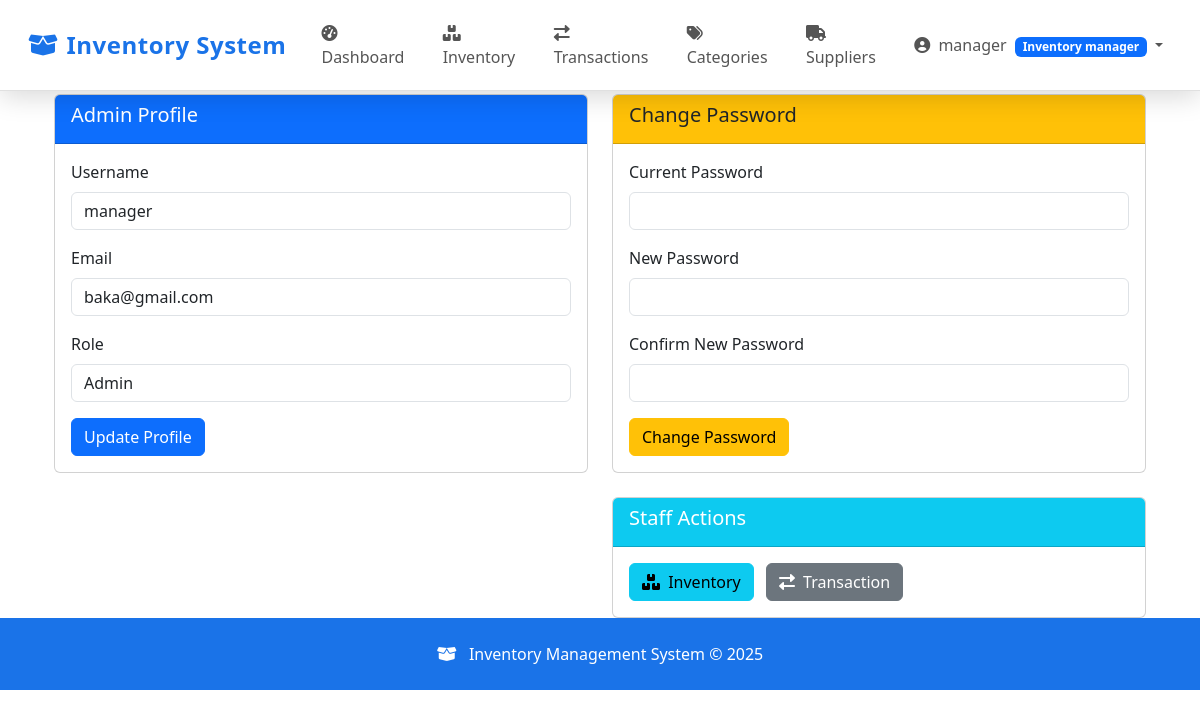
/staff/profile.php (signed in), run on the app's committed database.
### tables this page shows
CREATE TABLE `users` (
  `id` int(11) NOT NULL,
  `username` varchar(50) NOT NULL,
  `password` varchar(255) NOT NULL,
  `email` varchar(100) NOT NULL,
  `role` enum('admin','inventory_manager','staff') NOT NULL DEFAULT 'staff',
  `is_active` tinyint(1) DEFAULT 1,
  `created_at` timestamp NOT NULL DEFAULT current_timestamp(),
  `updated_at` timestamp NOT NULL DEFAULT current_timestamp() ON UPDATE current_timestamp()
);

### includes/auth.php (called while the page is built, shortened)
<?php
function isLoggedIn() {
    return isset($_SESSION['user_id']);
}
function hasPermission($permissionName) {
    $conn = getDBConnection();
    $userId = $_SESSION['user_id'];
    $stmt = $conn->prepare("SELECT p.name FROM user_permissions up
                           JOIN permissions p ON up.permission_id = p.id
                           WHERE up.user_id = ? AND p.name = ?");
    $stmt->bind_param("is", $userId, $permissionName);
    $stmt->execute();
    $result = $stmt->get_result();
    if ($result->num_rows > 0) {
        return true;
    }
    $stmt = $conn->prepare("SELECT p.name FROM users u
                           JOIN role_permissions rp ON u.role = rp.role
                           JOIN permissions p ON rp.permission_id = p.id
                           WHERE u.id = ? AND p.name = ?");
    $stmt->bind_param("is", $userId, $permissionName);
    $stmt->execute();
    $result = $stmt->get_result();
    $hasPermission = $result->num_rows > 0;
    return $hasPermission;
}
function getCurrentUserRole() {
    $conn = getDBConnection();
    $stmt = $conn->prepare("SELECT role FROM users WHERE id = ?");
    $stmt->bind_param("i", $_SESSION['user_id']);
    $stmt->execute();
    $result = $stmt->get_result();
    $role = $result->fetch_assoc()['role'];
    return $role;
}

### includes/functions.php (called while the page is built, shortened)
<?php
require_once __DIR__ . '/auth.php';
function getDashboardLink() {
    $role = getCurrentUserRole();
    switch ($role) {
        case 'inventory_manager':
            return BASE_URL . '/manager/dashboard.php';
    }
}

### staff/profile.php (the view, shortened to what this page needs)
<?php
require_once __DIR__ . '/../includes/auth.php';
$user_id = $_SESSION['user_id'];
$conn = getDBConnection();
$stmt = $conn->prepare("SELECT * FROM users WHERE id = ?");
$stmt->bind_param("i", $user_id);
$stmt->execute();
$result = $stmt->get_result();
$user = $result->fetch_assoc();
?>
<?php include __DIR__ . '/../includes/header.php'; ?>
<div class="container mt-4">
    <div class="row">
        <div class="col-md-6">
            <div class="card">
                <div class="card-header bg-primary text-white">
                    <h5>Admin Profile</h5>
                </div>
                <div class="card-body">
                    <form method="POST" action="profile.php">
                        <div class="mb-3">
                            <label for="username" class="form-label">Username</label>
                            <input type="text" class="form-control" id="username" name="username"
                                   value="<?php echo htmlspecialchars($user['username']); ?>" required>
                        </div>
                        <div class="mb-3">
                            <label for="email" class="form-label">Email</label>
                            <input type="email" class="form-control" id="email" name="email"
                                   value="<?php echo htmlspecialchars($user['email']); ?>" required>
                        </div>
                        <div class="mb-3">
                            <label class="form-label">Role</label>
                            <input type="text" class="form-control" value="Admin" readonly>
                        </div>
                        <button type="submit" name="update_profile" class="btn btn-primary">Update Profile</button>
                    </form>
                </div>
            </div>
        </div>
        <div class="col-md-6">
            <div class="card">
                <div class="card-header bg-warning">
                    <h5>Change Password</h5>
                </div>
                <div class="card-body">
                    <form method="POST" action="profile.php">
                        <div class="mb-3">
                            <label for="current_password" class="form-label">Current Password</label>
                            <input type="password" class="form-control" id="current_password" name="current_password" required>
                        </div>
                        <div class="mb-3">
                            <label for="new_password" class="form-label">New Password</label>
                            <input type="password" class="form-control" id="new_password" name="new_password" required minlength="8">
                        </div>
                        <div class="mb-3">
                            <label for="confirm_password" class="form-label">Confirm New Password</label>
                            <input type="password" class="form-control" id="confirm_password" name="confirm_password" required minlength="8">
                        </div>
                        <button type="submit" name="change_password" class="btn btn-warning">Change Password</button>
                    </form>
                </div>
            </div>
            <div class="card mt-4">
                <div class="card-header bg-info text-white">
                    <h5>Staff Actions</h5>
                </div>
                <div class="card-body">
                    <a href="users.php" class="btn btn-info me-2">
                        <i class="fas fa-boxes me-1"></i> Inventory
                    </a>
                    <a href="audit_logs.php" class="btn btn-secondary">
                        <i class="fas fa-exchange-alt me-1"></i> Transaction
                    </a>
                </div>
            </div>
        </div>
    </div>
</div>
<?php include __DIR__ . '/../includes/footer.php'; ?>

### includes/header.php (shortened to what this page needs)
<?php
require_once __DIR__ . '/auth.php';
require_once __DIR__ . '/functions.php';
function getBasePath() {
    $role = getCurrentUserRole();
    return BASE_URL . '/' . ($role === 'admin' ? 'admin' : ($role === 'inventory_manager' ? 'manager' : 'staff'));
}
$basePath = getBasePath();
?>
<!DOCTYPE html>
<html lang="en">
<head>
    <link href="https://cdn.jsdelivr.net/npm/bootstrap@5.3.0/dist/css/bootstrap.min.css" rel="stylesheet">
    <link rel="stylesheet" href="https://cdnjs.cloudflare.com/ajax/libs/font-awesome/6.0.0/css/all.min.css">
</head>
<body>
    <nav class="navbar navbar-expand-lg navbar-light">
        <div class="container-fluid">
            <a class="navbar-brand" href="<?= BASE_URL ?>/index.php">
                <i class="fas fa-box-open me-2"></i>Inventory System
            </a>
            <div class="collapse navbar-collapse" id="navbarNav">
                <ul class="navbar-nav me-auto">
                    <?php if (isLoggedIn()): ?>
                        <li class="nav-item">
                            <a class="nav-link" href="<?= getDashboardLink() ?>">
                                <i class="fas fa-tachometer-alt me-1"></i> Dashboard
                            </a>
                        </li>
                        <?php if (hasPermission('view_inventory')): ?>
                            <li class="nav-item">
                                <a class="nav-link" href="<?= $basePath ?>/items.php">
                                    <i class="fas fa-boxes me-1"></i> Inventory
                                </a>
                            </li>
                        <?php endif; ?>
                        <?php if (hasPermission('view_transactions')): ?>
                            <li class="nav-item">
                                <a class="nav-link" href="<?= $basePath ?>/transactions.php">
                                    <i class="fas fa-exchange-alt me-1"></i> Transactions
                                </a>
                            </li>
                        <?php endif; ?>
                        <?php if (hasPermission('manage_categories')): ?>
                            <li class="nav-item">
                                <a class="nav-link" href="<?= $basePath ?>/categories.php">
                                    <i class="fas fa-tags me-1"></i> Categories
                                </a>
                            </li>
                        <?php endif; ?>
                        <?php if (hasPermission('manage_suppliers')): ?>
                            <li class="nav-item">
                                <a class="nav-link" href="<?= $basePath ?>/suppliers.php">
                                    <i class="fas fa-truck me-1"></i> Suppliers
                                </a>
                            </li>
                        <?php endif; ?>
                    <?php endif; ?>
                </ul>
                <ul class="navbar-nav">
                    <?php if (isLoggedIn()): ?>
                        <li class="nav-item dropdown">
                            <a class="nav-link dropdown-toggle" href="#" id="navbarDropdown" role="button" data-bs-toggle="dropdown">
                                <i class="fas fa-user-circle me-1"></i>
                                <?php echo htmlspecialchars($_SESSION['username']); ?>
                                <span class="badge bg-primary text-white ms-1"><?php echo ucfirst(str_replace('_', ' ', getCurrentUserRole())); ?></span>
                            </a>
                        </li>
                    <?php endif; ?>
                </ul>
            </div>
        </div>
    </nav>
    <div class="container mt-4">
</body>
</html>

### includes/header.php (style rules this page uses)
:root { --primary-blue: #1a73e8; --dark-blue: #0d47a1; --light-blue: #e8f0fe; --hover-blue: #4285f4; --white: #ffffff; }
body { font-family: 'Segoe UI', Tahoma, Geneva, Verdana, sans-serif; background-color: var(--white); overflow-x: hidden; padding-top: 70px; }
.navbar { background: var(--white) !important; box-shadow: 0 4px 20px rgba(0, 0, 0, 0.1); transition: all 0.3s ease; padding: 0.8rem 1rem; position: fixed; top: 0; width: 100%; z-index: 1030; border-bottom: 1px solid #e0e0e0; }
.navbar-brand { font-weight: 700; font-size: 1.5rem; letter-spacing: 0.5px; color: var(--primary-blue) !important; transition: all 0.3s ease; position: relative; }
.navbar-brand::after { content: ''; position: absolute; width: 0; height: 2px; bottom: 0; left: 0; background-color: var(--primary-blue); transition: width 0.3s ease; }
.nav-link { color: #555 !important; font-weight: 500; padding: 0.5rem 1rem !important; margin: 0 0.2rem; border-radius: 4px; transition: all 0.3s ease; position: relative; }
.nav-link i { transition: transform 0.3s ease; }
.container { animation: fadeInUp 0.6s ease; }

### data on the page
users: role "Inventory manager", username "manager", email "baka@gmail.com"

### other printed values
$_SESSION['username'] "manager"
